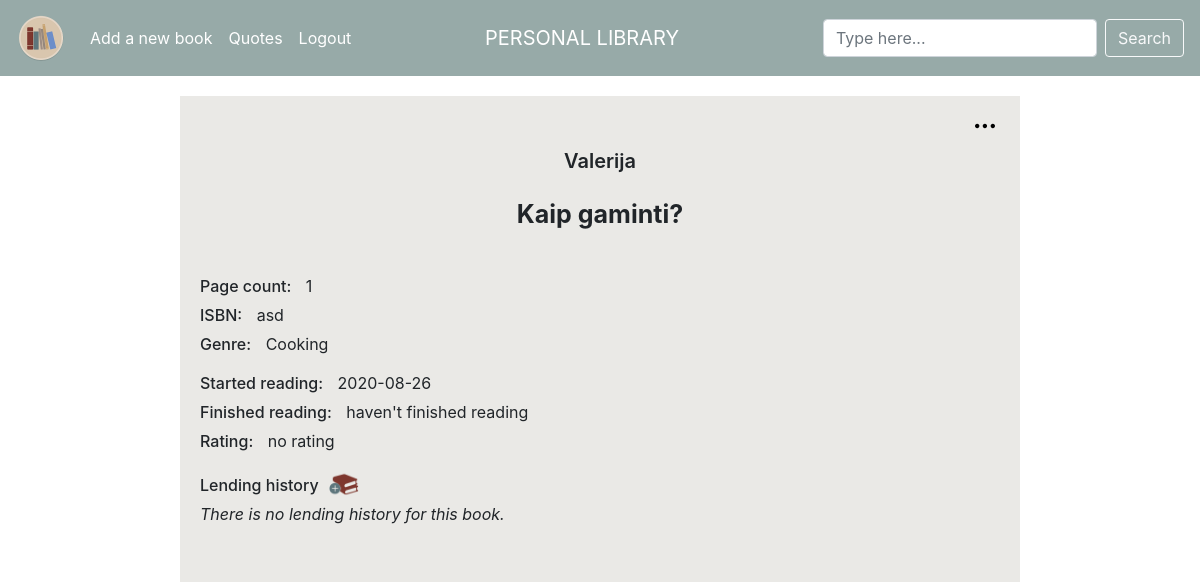
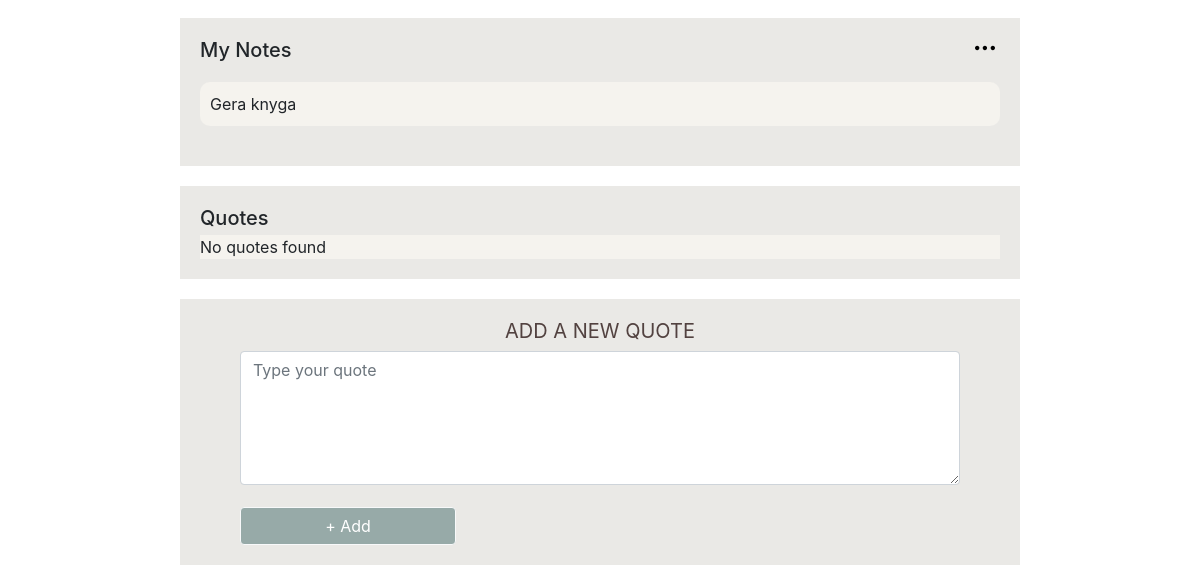
The app's page /book/16 (signed in), older data (2 pictures, top to bottom).
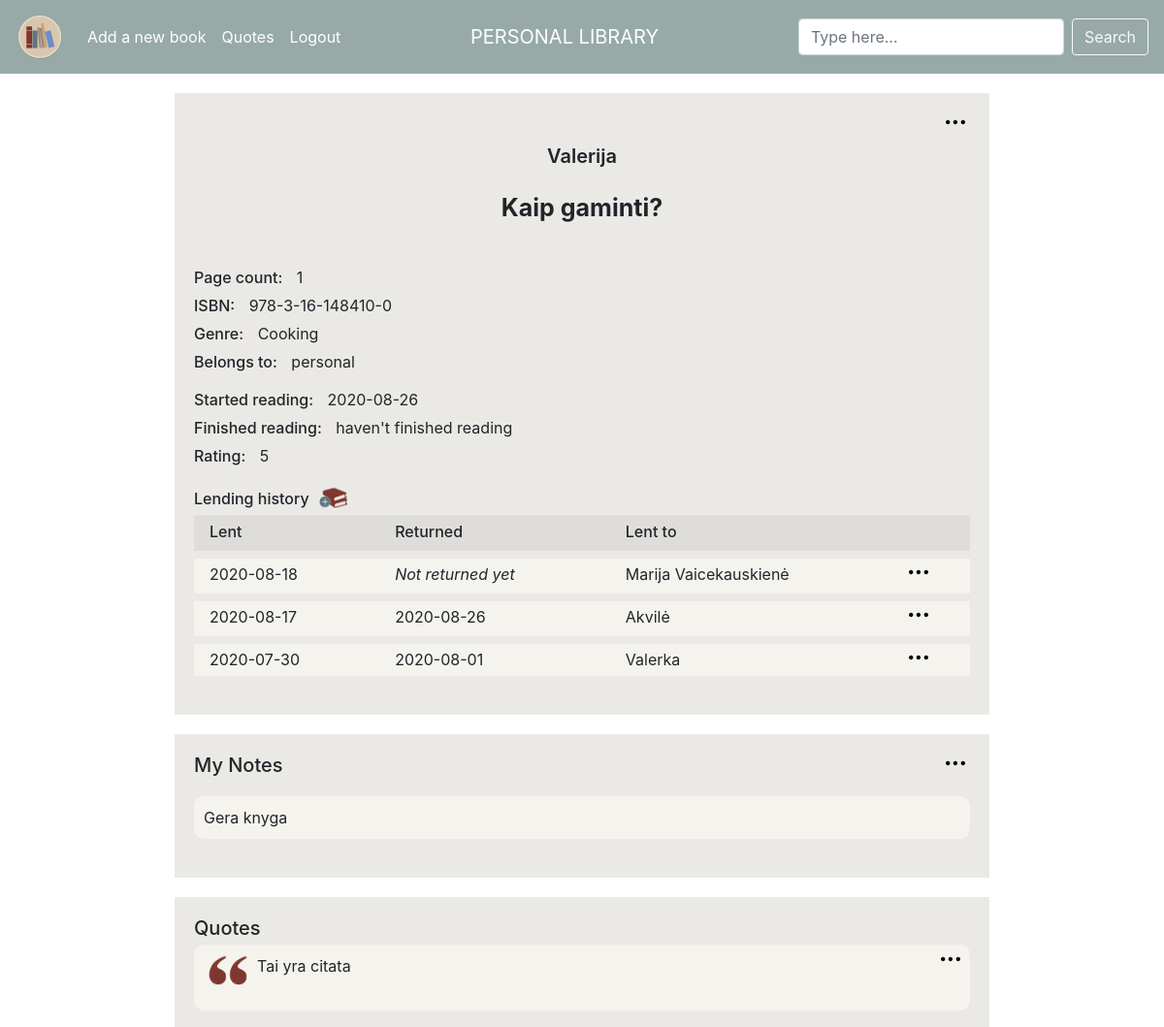
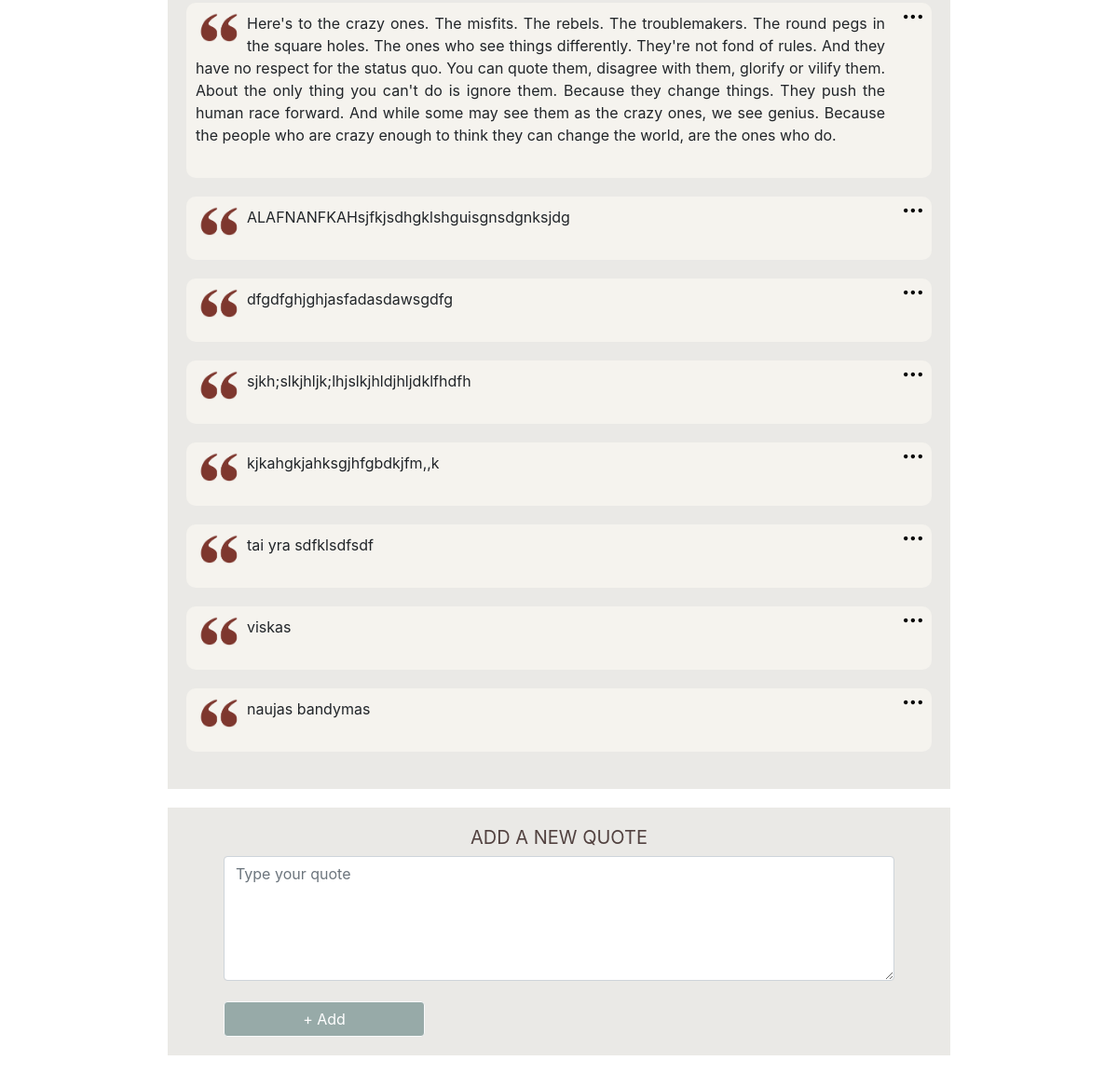
The same page, newer data (2 pictures, top to bottom).
### tables this page shows
CREATE TABLE "books" (user_id INTEGER NOT NULL, title TEXT NOT NULL, author TEXT NOT NULL, pages INTEGER NOT NULL, isbn TEXT NULL, genre TEXT NULL, rating INTEGER NULL, started DATE NULL, finished DATE NULL, owner TEXT NULL, notes TEXT NULL, lent BOOLEAN NULL, book_id INTEGER PRIMARY KEY AUTOINCREMENT NOT NULL);

CREATE TABLE "lending"
(
	user_id integer not null,
	book_id integer not null,
	borrower text not null,
	lent_date datetime not null,
	returned datetime
);

CREATE TABLE 'quotes' ('user_id' integer NOT NULL, 'book_id' integer NOT NULL, 'quote_id' integer PRIMARY KEY AUTOINCREMENT NOT NULL, 'quote' text NOT NULL);

### application.py (the view, shortened to what this page needs)
@app.route("/book/<book_id>", methods=["GET", "POST", "DELETE"])
@login_required
def book(book_id):
    if request.method == "GET":
        data = db.execute("""SELECT * FROM books
                            WHERE book_id = :book_id
                             AND user_id = :user_id """,
                          book_id=book_id,
                          user_id=session["user_id"])
        print('BOOK PROFILE | data: ' + str(data), flush=True)
        quotes_result = db.execute("""SELECT * FROM quotes
                            JOIN books ON books.book_id = quotes.book_id
                            WHERE books.book_id = :book_id
                            AND books.user_id = :user_id """,
                                   book_id=book_id,
                                   user_id=session["user_id"])
        print('BOOK PROFILE | quotes: ' + str(quotes_result), flush=True)
        lendings_result = db.execute("""SELECT * FROM lending
                            JOIN books ON books.book_id = lending.book_id
                            WHERE books.book_id = :book_id
                            AND books.user_id = :user_id """,
                                     book_id=book_id,
                                     user_id=session["user_id"])
        print('BOOK PROFILE | lendings: ' + str(lendings_result), flush=True)
        return render_template("book.html", data=data, quotes=quotes_result, lendings=lendings_result)
    elif request.method == "DELETE":
        db.execute(""" DELETE FROM books WHERE book_id = :book_id""",
                   book_id=book_id)
        return 0

### application.py (called while the page is built)
@app.after_request
def after_request(response):
    response.headers["Cache-Control"] = "no-cache, no-store, must-revalidate"
    response.headers["Expires"] = 0
    response.headers["Pragma"] = "no-cache"
    return response

### helpers.py (called while the page is built)
def login_required(f):
    @wraps(f)
    def decorated_function(*args, **kwargs):
        if session.get("user_id") is None:
            return redirect("/login")
        return f(*args, **kwargs)
    return decorated_function

### templates/book.html (shortened to what the changed rows need)
{% extends "layout.html" %}
{% block main %}
    {% for book in data %}
        <div class="profile_container_top">
            <div class="item-a book_profile_author">{{ book.author }}</div>
            <div class="item-b book_profile_book_title">{{ book.title }}</div>
            <div class="item-d">
                <p class="book_profile_titles">Page count:</p>
                <div class="book_profile_text">{{ book.pages }}</div>
                <br>
                <p class="book_profile_titles">ISBN:</p>
                <div class="book_profile_text">{{ book.isbn }}</div>
                <br>
                <p class="book_profile_titles">Genre:</p>
                <div class="book_profile_text">{{ book.genre }}</div>
                <br>
                {% if book.owner %}
                    <p class="book_profile_titles">Belongs to:</p>
                    <div class="book_profile_text">{{ book.owner }}</div>
                {% endif %}
            </div>
            <div class="item-e">
                <p class="book_profile_titles">Started reading:</p>
                {% if book.started %}
                    <div class="book_profile_text">{{ book.started }}</div>
                    <br>
                    <p class="book_profile_titles">Finished reading:</p>
                    {% if book.finished %}
                        <div class="book_profile_text">{{ book.finished }}</div>
                    {% else %}
                        <div class="book_profile_text">haven't finished reading</div>
                    {% endif %}
                {% else %}
                    <div class="book_profile_text">haven't started reading</div>
                {% endif %}
                <br>
                <p class="book_profile_titles">Rating:</p>
                {% if book.rating %}
                    <div class="book_profile_text">{{ book.rating }}</div>
                {% else %}
                    <div class="book_profile_text">no rating</div>
                {% endif %}
            </div>
            <div class="item-f">
                <p class="book_profile_titles">Lending history</p>
                <button id="add_book" title="Lend a book" class="inner"
                        data-toggle="modal"
                        data-target="#bookLendingModal"
                        data-bookid="{{ book.book_id }}">
                    <img class="img_btn" src="../static/add_book.gif" alt="Lend a book">
                </button>
                {% if not lendings %}
                    <p><i>There is no lending history for this book.</i></p>
                {% else %}
                    <table class="table table-striped">
                        <tr>
                            <th>Lent</th>
                            <th>Returned</th>
                            <th>Lent to</th>
                            <th></th>
                        </tr>
                        {% for record in lendings %}
                            <tr>
                                <td>{{ record.lent_date }}</td>
                                {% if not record.returned %}
                                    <td><i>Not returned yet</i></td>
                                    <td>{{ record.borrower }}</td>
                                {% else %}
                                    <td>{{ record.returned }}</td>
                                    <td>{{ record.borrower }}</td>
                                {% endif %}
                                <td>
                                    <div class="book_lend_options">
                                        <img class="book_lend_options_image"
                                             onclick="showOptionsFor('lendOpt{{ record.lend_id }}')"
                                             src="../static/options.svg"
                                             alt="options"/>
                                    </div>
                                </td>
                            </tr>
                        {% endfor %}
                    </table>
                {% endif %}
            </div>
            <div class="item-g">
                <div class="book_options">
                    <img class="book_options_image"
                         onclick="showOptionsFor('opt{{ book.book_id }}')"
                         src="../static/options.svg"
                         alt="options"/>
                </div>
            </div>
        </div>
    {% endfor %}
    <div class="profile_container_notes">
        {% for book in data %}
            <div class="item-j">
                <div class="note_options">
                    <img class="note_options_image"
                         onclick="showOptionsFor('noteOpt{{ book.book_id }}')"
                         src="../static/options.svg"
                         alt="options"/>
                </div>
            </div>
            {% if book.notes %}
                <div class="item-k quote_sand_bg_profile">
                    <p class="note_text">{{ book.notes }}</p>
                </div>
            {% else %}
                <div class="item-k">No notes found</div>
            {% endif %}
        {% endfor %}
    </div>
    <div class="profile_container_quotes">
        <div class="quote_brown_bg_profile">
            <div class="quotes_profile"><h5 class="book_profile_titles">Quotes</h5></div>
            {% if not quotes %}
                <div class="item-k">No quotes found</div>
            {% else %}
                {% for quote in quotes %}
                    <div class="quote_sand_bg_profile">
                        <div class="book_quotes_container">
                            <div class="quote-text-item">
                                <img id="quote_sign" src="../static/quote_mark.gif" alt="quotes">
                                <p class="quote_text">{{ quote.quote }}</p>
                                <br>
                            </div>
                            <div class="quote-options-item">
                                <div class="book_quote_options">
                                    <img class="book_quote_options_image"
                                         onclick="showOptionsFor('quoteOpt{{ quote.quote_id }}')"
                                         src="../static/options.svg"
                                         alt="options"/>
                                </div>
                            </div>
                        </div>
                    </div>
                {% endfor %}
            {% endif %}
        </div>
    </div>
    {% for book in data %}
        <div class=" container_new_quote">
            <h2 id="add_quote">ADD A NEW QUOTE</h2>
            <form id="new_quote" action="/book/{{ book.book_id }}/new-quote" method="post" autocomplete="off">
                <div class="form-group" id="quote_quote">
                    <textarea autocomplete="off" class="form-control" name="quote" contenteditable="true"
                              placeholder="Type your quote" cols="30" rows="5" required="required"></textarea>
                </div>
                <br>
                <button class="btn btn-light" type="submit" id="quote_btn">+ Add</button>
            </form>
        </div>
    {% endfor %}
{% endblock %}

Row changes from the older to the newer data that the page shows:
changed books "Kaip gaminti?": isbn "asd" → "978-3-16-148410-0"; owner (not shown) → "personal"; rating (not shown) → "5"; text "There is no lending history for this book." → "Lent Returned Lent to"; no longer shows "no rating"
added lending: lent_date "2020-08-18", borrower "Marija Vaicekauskienė"
added lending: lent_date "2020-08-17", returned "2020-08-26", borrower "Akvilė"
added lending: lent_date "2020-07-30", returned "2020-08-01", borrower "Valerka"
added quotes: quote "Tai yra citata"
added quotes: quote "Here's to the crazy ones. The misfits. The rebels. The troublemakers. The round pegs in the square holes. The ones who see things differently. They're not fond of rules. And they have no respect for the status quo. You can quote them, disagree with them, glorify or vilify them. About the only thing you can't do is ignore them. Because they change things. They push the human race forward. And while some may see them as the crazy ones, we see genius. Because the people who are crazy enough to think they can change the world, are the ones who do."
added quotes: quote "ALAFNANFKAHsjfkjsdhgklshguisgnsdgnksjdg"
added quotes: quote "dfgdfghjghjasfadasdawsgdfg"
added quotes: quote "sjkh;slkjhljk;lhjslkjhldjhljdklfhdfh"
added quotes: quote "kjkahgkjahksgjhfgbdkjfm,,k"
added quotes: quote "tai yra sdfklsdfsdf"
added quotes: quote "viskas"
added quotes: quote "naujas bandymas"
Text that changed along with them:
text no longer shown: "No quotes found"
